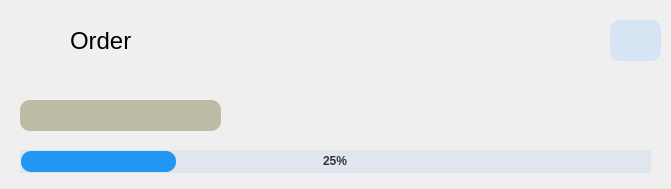
<?xml version="1.0" encoding="UTF-8"?>
<ui version="4.0">
 <class>infocard</class>
 <widget class="QWidget" name="infocard">
  <property name="geometry">
   <rect>
    <x>0</x>
    <y>0</y>
    <width>671</width>
    <height>189</height>
   </rect>
  </property>
  <property name="minimumSize">
   <size>
    <width>671</width>
    <height>189</height>
   </size>
  </property>
  <property name="maximumSize">
   <size>
    <width>671</width>
    <height>189</height>
   </size>
  </property>
  <property name="windowTitle">
   <string>Form</string>
  </property>
  <widget class="QLabel" name="label">
   <property name="geometry">
    <rect>
     <x>20</x>
     <y>20</y>
     <width>41</width>
     <height>41</height>
    </rect>
   </property>
   <property name="styleSheet">
    <string notr="true">border-image: url(:/new/prefix1/Images/clipboard.png);</string>
   </property>
   <property name="text">
    <string/>
   </property>
  </widget>
  <widget class="QLabel" name="label_2">
   <property name="geometry">
    <rect>
     <x>70</x>
     <y>20</y>
     <width>81</width>
     <height>41</height>
    </rect>
   </property>
   <property name="font">
    <font>
     <pointsize>18</pointsize>
    </font>
   </property>
   <property name="text">
    <string>Order</string>
   </property>
  </widget>
  <widget class="QPushButton" name="pushButton">
   <property name="geometry">
    <rect>
     <x>610</x>
     <y>20</y>
     <width>51</width>
     <height>41</height>
    </rect>
   </property>
   <property name="styleSheet">
    <string notr="true">
QPushButton {
	image: url(:/new/prefix1/Images/show.png);
    background: #d7e4f4; /* رنگ دکمه در حالت عادی (sabz) */
    color: white;
    border-radius: 10px;
    padding: 5px 15px;
    border: none;
}


QPushButton:hover {
	image: url(:/new/prefix1/Images/show.png);
    background: #b2bdca; /* رنگ کمی تنهاتر یا روشن‌تر می‌شود */
}


QPushButton:pressed {
image: url(:/new/prefix1/Images/show.png);
    background: #8f98a2; 
}</string>
   </property>
   <property name="text">
    <string/>
   </property>
  </widget>
  <widget class="QProgressBar" name="progressBar">
   <property name="geometry">
    <rect>
     <x>20</x>
     <y>150</y>
     <width>631</width>
     <height>23</height>
    </rect>
   </property>
   <property name="styleSheet">
    <string notr="true">/* تنظیمات بدنه اصلی و پس‌زمینه پروگرس بار */
QProgressBar {
    border-radius: 20px;             /* میزان گرد شدن لبه‌ها */
    background-color: #E0E6ED;       /* رنگ بخش خالی بار */
    text-align: center;              /* وسط‌چین کردن متن درصد */
    font-weight: bold;               /* ضخیم کردن فونت درصد */
    color: #333333;                  /* رنگ متن درصد */
    height: 25px;                    /* ضخامت یا ارتفاع پروگرس بار */
}

/* تنظیمات بخش پر شده (نوار متحرک داخلی) */
QProgressBar::chunk {
    background-color: #2196F3;       /* رنگ نوار پر شده (آبی کلاسیک) */
    border-radius: 10px;             /* گرد شدن لبه‌های نوار داخلی */
    margin: 1px;                     /* ایجاد یک فاصله بسیار کم با لبه بیرونی برای زیبایی */
}</string>
   </property>
   <property name="minimum">
    <number>0</number>
   </property>
   <property name="value">
    <number>25</number>
   </property>
  </widget>
  <widget class="QLabel" name="label_4">
   <property name="geometry">
    <rect>
     <x>20</x>
     <y>100</y>
     <width>201</width>
     <height>31</height>
    </rect>
   </property>
   <property name="styleSheet">
    <string notr="true">border-radius: 10px;
background-color: rgb(189, 187, 164);
color:black;</string>
   </property>
   <property name="text">
    <string/>
   </property>
  </widget>
 </widget>
 <resources/>
 <connections/>
</ui>
